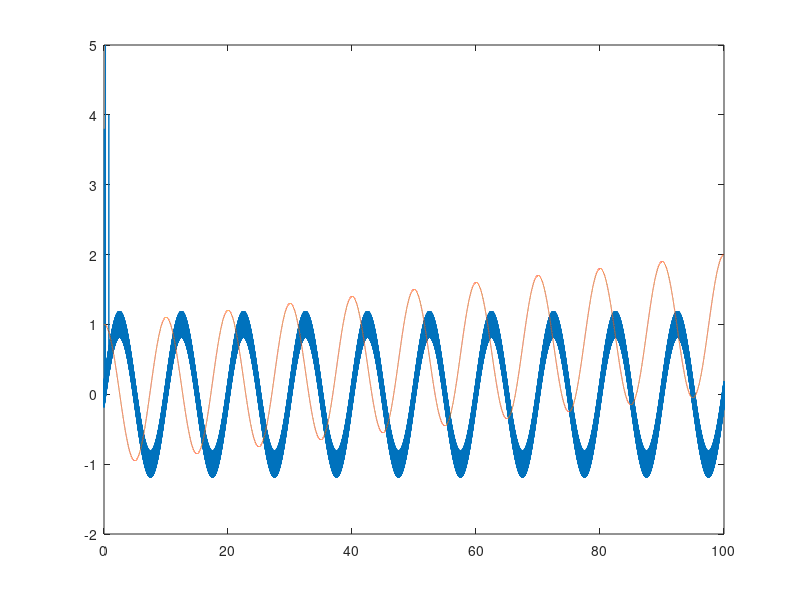

MATLAB code to generate this figure: (Note: this script raises an error after producing the figure.)
[a b] = butter(2,0.3);

% Let op! a en b zijn gereversed in de definitie in de help van matlab!

Filt.a0 = a(1)/b(1);
Filt.a1 = a(2)/b(1);
Filt.a2 = a(3)/b(1);
Filt.b1 = b(2)/b(1);
Filt.b2 = b(3)/b(1);
Filt.min = -2;
Filt.max = 2;
Filt.C1 = 5;
Filt.C2 = Filt.C1*50;
Filt.dt = 0.001;

xy = zeros(6,1);

t = 0:0.001:100;

x = sin(0.1*t*2*pi) + 0.2*sin(800*t*2*pi);
x(245) = 5;
x(781) = 4;
x(45) = 3.8;

dx = cos(0.1*t*2*pi)+min(0.01*t,1);

bias = 0;
phi = 0;
p = 0;

figure
plot(t,x);
hold on
plot(t,dx);

for i=1:length(t)
    x(i) = rem_absurd_val(x(i),xy(1),Filt);
    % [x_filt(i),xy] = BF_2nd(x(i),xy,Filt);
    [x_filt(i),xy] = LP_1st(x(i),xy);
    [bias(i+1), phi(i+1), p(i+1)]=kalman( x_filt(i), dx(i), bias(i), phi(i), p(i),Filt );
end



plot(t,x_filt);
plot(t,phi(2:end));
plot(t,p(2:end));
ylim([-2 2])